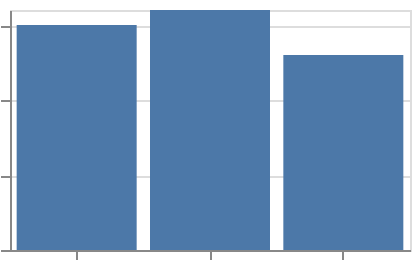

Describe this chart as a Vega-Lite specification.
### Vega-Lite specification from a JSON file in a GitHub repository (floating-point values rounded to 4 significant figures)
{"$schema": "https://vega.github.io/schema/vega-lite/v6.json", "padding": 5, "autosize": "none", "data": {"name": "table", "values": [{"c": "A", "g": "p", "x": 1, "y": 2, "v": 5, "t": "2024-01-15", "o": {"v": 3}, "IMDB Rating": 6.1, "d": "x1"}, {"c": "B", "g": "q", "x": 2, "y": 4, "v": 9, "t": "2024-02-20", "o": {"v": 7}, "IMDB Rating": 7.4, "d": "x2"}, {"c": "A", "g": "q", "x": 3, "y": 3, "v": 2, "t": "2024-03-05", "o": {"v": 1}, "IMDB Rating": 5.2, "d": "x1"}, {"c": "C", "g": "p", "x": 4, "y": 6, "v": 7, "t": "2024-05-30", "o": {"v": 4}, "IMDB Rating": 8.8, "d": "x3"}, {"c": "B", "g": "p", "x": 5, "y": 5, "v": 4, "t": "2024-07-11", "o": {"v": 9}, "IMDB Rating": 6.9, "d": "x2"}, {"c": "C", "g": "q", "x": 6, "y": 8, "v": 6, "t": "2024-09-02", "o": {"v": 2}, "IMDB Rating": 7.7, "d": "x3"}, {"c": "A", "g": "p", "x": 7, "y": 7, "v": 8, "t": "2024-11-25", "o": {"v": 5}, "IMDB Rating": 4.4, "d": "x1"}, {"c": "B", "g": "q", "x": 8, "y": 9, "v": 3, "t": "2024-12-31", "o": {"v": 8}, "IMDB Rating": 9.1, "d": "x2"}]}, "mark": "bar", "encoding": {"x": {"field": "c", "type": "nominal", "axis": {"labelExpr": "'<' + upper(datum.label) + '>'"}}, "y": {"field": "v", "type": "quantitative"}}, "width": 200, "height": 120}
